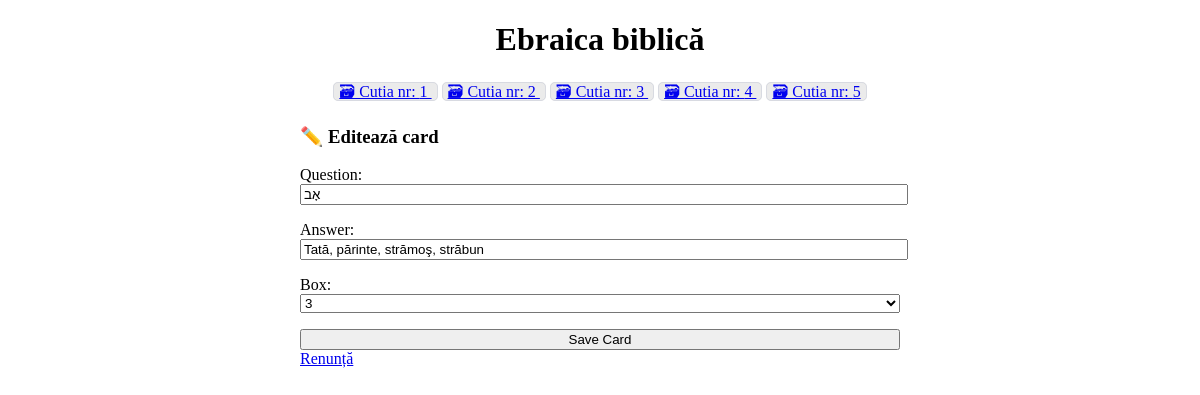
/cards/edit/2, run on the app's committed database.
### cards/models.py (models this page shows, shortened)
class Card(models.Model):
    question = models.CharField(max_length=100)
    answer = models.CharField(max_length=1000)
    box = models.IntegerField(
        choices=zip(BOXES, BOXES),
        default=BOXES[0],
    )
    date_created = models.DateTimeField(auto_now_add=True)

### cards/views.py (the view)
# urls.py: path("edit/<int:pk>", views.CardUpdateView.as_view(), name="card-update"),
class CardUpdateView(CardCreateView, UpdateView):
    success_url = reverse_lazy("card-list")

### cards/templatetags/cards_tags.py (called while the page is built)
@register.inclusion_tag("cards/box_links.html")
def boxes_as_links():
    boxes = []
    for box_num in BOXES:
        card_count = Card.objects.filter(box=box_num).count()
        boxes.append({
            "number": box_num,
            "card_count": card_count,
        })
    return {"boxes": boxes}

### cards/templates/cards/card_form.html (shortened to what this page needs)
{% extends "cards/base.html" %}
{% block content %}
    {% if card %}
        <h3>✏️ Editează card</h3>
    {% else %}
        <h2>✨ Creaza card nou</h2>
    {% endif %}
    <form method="post">
        {{ form.as_p }}
        <input type="submit" value="Save Card">
    </form>
    <a href="{% url 'card-list' %}">
        Renunță
    </a>
{% endblock %}

### cards/templates/cards/base.html (style rules this page uses)
:root { --accent: #6e48ad; --accent-bg: white; --bg: #fff; --text: #212121; --text-light: #585858; --border: #d8dae1; --code: #d81b60; --preformatted: #444; }
input, select, textarea { width: 100%; }

### data on the page
Card: question "אָב", answer "Tată, părinte, strămoş, străbun", box "3"

### other printed values
{{ box.number }} "1" "2" "3" "4" "5"
